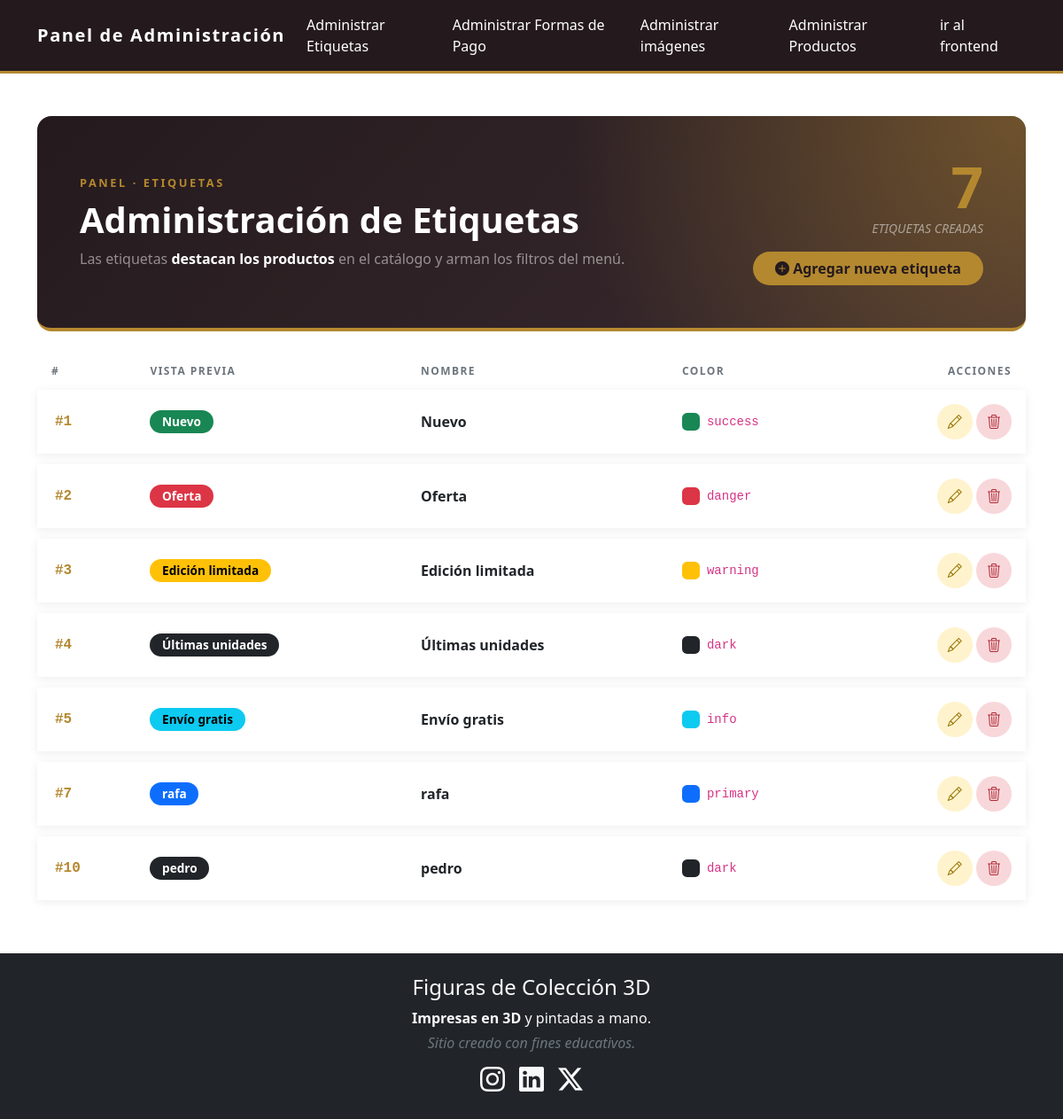
/admin/index.php?content=admin_etiquetas, run on the app's committed database.
### tables this page shows
CREATE TABLE `etiquetas` (
  `id` int(10) UNSIGNED NOT NULL,
  `nombre` varchar(30) NOT NULL,
  `tipo` varchar(20) NOT NULL
);

### classes/Etiqueta.php (called while the page is built, shortened)
<?php
class Etiqueta
{
    private int $id;
    private string $nombre;
    private string $tipo;
    public static function getTodas(): array
    {
        $conexion = Conexion::getConexion();
        $query = "SELECT * FROM etiquetas ORDER BY id";
        try {
            $PDOStatement = $conexion->prepare($query);
            $PDOStatement->setFetchMode(PDO::FETCH_CLASS, self::class);
            $PDOStatement->execute();
            return $PDOStatement->fetchAll();
        } catch (Throwable $th) {
            echo "<p>Se generó un error en el siguiente archivo: " . $th->getFile() . " en la línea " . $th->getLine() . "</p>";
            die("Error al obtener las etiquetas. Intenta más tarde.");
        }
    }
    public function getId(): int
    {
        return $this->id;
    }
    public function getNombre(): string
    {
        return $this->nombre;
    }
    public function getTipo(): string
    {
        return $this->tipo;
    }
}

### admin/views/admin_etiquetas.php (the view)
<?php
$etiquetas = Etiqueta::getTodas();
?>
<section class="py-4">
    <header class="inventario__hero rounded-4 p-4 p-lg-5 mb-4">
        <div class="row align-items-center g-4">
            <div class="col-lg-8">
                <p class="inventario__eyebrow text-uppercase mb-2">Panel · Etiquetas</p>
                <h1 class="display-6 fw-bold text-white mb-2">Administración de Etiquetas</h1>
                <p class="text-white-50 mb-0">Las etiquetas <strong class="text-white">destacan los productos</strong> en el catálogo y arman los filtros del menú.</p>
            </div>
            <div class="col-lg-4 text-lg-end">
                <p class="inventario__contador mb-1"><?= count($etiquetas); ?></p>
                <p class="text-white-50 small text-uppercase mb-3"><em>etiquetas creadas</em></p>
                <a href="index.php?content=add_etiqueta" class="btn inventario__btn-agregar rounded-pill px-4">
                    <i class="bi bi-plus-circle-fill" aria-hidden="true"></i> Agregar nueva etiqueta
                </a>
            </div>
        </div>
    </header>
    <table class="inventario__tabla w-100">
        <thead>
            <tr>
                <th scope="col">#</th>
                <th scope="col">Vista previa</th>
                <th scope="col">Nombre</th>
                <th scope="col">Color</th>
                <th scope="col" class="text-end">Acciones</th>
            </tr>
        </thead>
        <tbody>
            <?php foreach ($etiquetas as $etiqueta): ?>
                <tr class="inventario__fila">
                    <td class="inventario__id">#<?= $etiqueta->getId(); ?></td>
                    <td>
                        <span class="badge rounded-pill text-bg-<?= $etiqueta->getTipo(); ?> etiqueta-admin__preview"><?= $etiqueta->getNombre(); ?></span>
                    </td>
                    <td class="fw-bold"><?= $etiqueta->getNombre(); ?></td>
                    <td>
                        <div class="d-flex align-items-center gap-2">
                            <div class="etiqueta-admin__muestra bg-<?= $etiqueta->getTipo(); ?>"></div>
                            <code><?= $etiqueta->getTipo(); ?></code>
                        </div>
                    </td>
                    <td class="text-end text-nowrap">
                        <a href="index.php?content=edit_etiqueta&id=<?= $etiqueta->getId(); ?>"
                            class="inventario__accion inventario__accion--editar" title="Editar"
                            aria-label="Editar <?= $etiqueta->getNombre(); ?>">
                            <i class="bi bi-pencil" aria-hidden="true"></i>
                        </a>
                        <a href="actions/delete_etiqueta_acc.php?id=<?= $etiqueta->getId(); ?>"
                            class="inventario__accion inventario__accion--eliminar" title="Eliminar"
                            aria-label="Eliminar <?= $etiqueta->getNombre(); ?>">
                            <i class="bi bi-trash3" aria-hidden="true"></i>
                        </a>
                    </td>
                </tr>
            <?php endforeach; ?>
        </tbody>
    </table>
</section>

### css/index.css (style rules this page uses)
.badge { font-size: 0.65rem; }
.inventario__hero { background: radial-gradient(circle at 100% 0%, rgba(180, 136, 47, 0.45), transparent 45%), linear-gradient(135deg, #241a1d 0%, #3a2a2f 100%); border-bottom: 4px solid #b4882f; }
.inventario__eyebrow { color: #b4882f; font-weight: 700; letter-spacing: 0.2em; font-size: 0.8rem; }
.inventario__contador { color: #b4882f; font-size: 4rem; font-weight: 800; line-height: 1; }
.inventario__btn-agregar { background-color: #b4882f; color: #241a1d; font-weight: 700; }
.inventario__tabla { border-collapse: separate; border-spacing: 0 0.75rem; }
.inventario__tabla thead th { color: #6c757d; font-size: 0.75rem; text-transform: uppercase; letter-spacing: 0.12em; padding: 0 1rem; }
.inventario__tabla td { background-color: #ffffff; padding: 1rem; vertical-align: middle; }
.inventario__tabla td:first-child { border-radius: 1rem 0 0 1rem; border-left: 4px solid transparent; }
.inventario__tabla td:last-child { border-radius: 0 1rem 1rem 0; }
.inventario__fila { box-shadow: 0 2px 10px rgba(36, 26, 29, 0.08); transition: transform 0.2s, box-shadow 0.2s; }
.inventario__id { color: #b4882f; font-family: monospace; font-weight: 700; }
.inventario__accion { display: inline-flex; align-items: center; justify-content: center; width: 2.5rem; height: 2.5rem; border-radius: 50%; text-decoration: none; transition: background-color 0.2s, color 0.2s; }
.inventario__accion--editar { background-color: #fff3cd; color: #997404; }
.inventario__accion--eliminar { background-color: #f8d7da; color: #b02a37; }
.etiqueta-admin__preview { font-size: 0.85rem; padding: 0.45em 1em; }
.etiqueta-admin__muestra { width: 1.25rem; height: 1.25rem; border-radius: 0.35rem; }

### data on the page
etiquetas: id "1", nombre "Nuevo", tipo "success"
etiquetas: id "2", nombre "Oferta", tipo "danger"
etiquetas: id "3", nombre "Edición limitada", tipo "warning"
etiquetas: id "4", nombre "Últimas unidades", tipo "dark"
etiquetas: id "5", nombre "Envío gratis", tipo "info"
etiquetas: id "7", nombre "rafa", tipo "primary"
etiquetas: id "10", nombre "pedro", tipo "dark"

### other printed values
count($etiquetas) "7"
